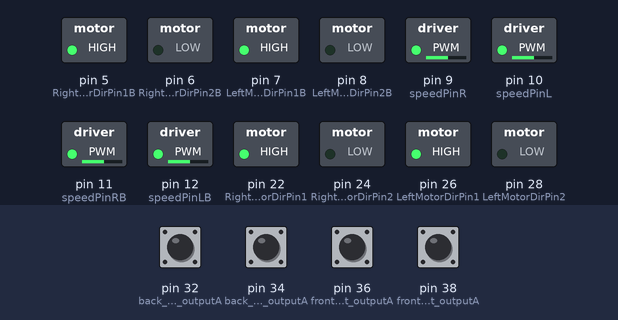
Recording of a sketch running on a simulated Arduino Mega 2560, built with avr-gcc and run on an emulated ATmega2560. Shown: switched loads named in the sketch (green lamp = pin HIGH). Inputs (shaded band) come from the test bench; at power-on: pin 32 (back_left_outputA), pin 34 (back_right_outputA), pin 36 (front_left_outputA), pin 38 (front_right_outputA) LOW.

Above: at 0.1 s.
At 4.1 s:
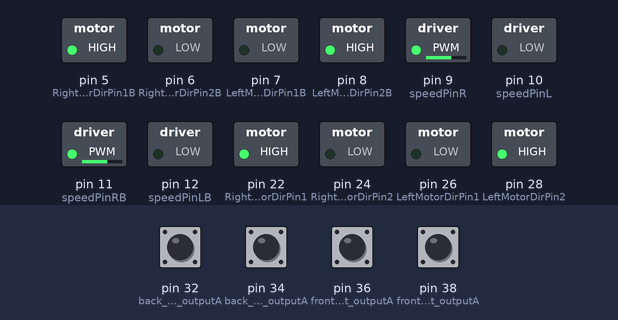
At 8.1 s:
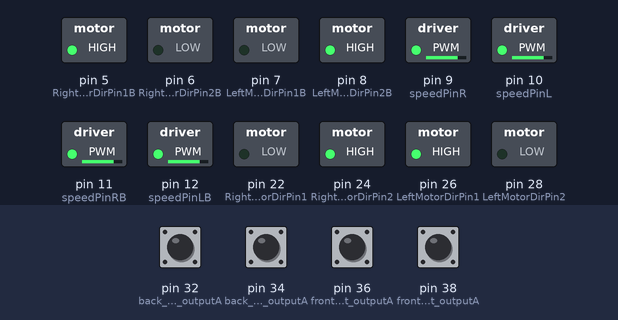
At 18.1 s:
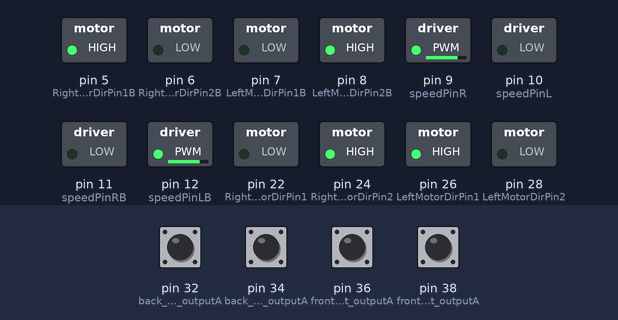
At 27.1 s:
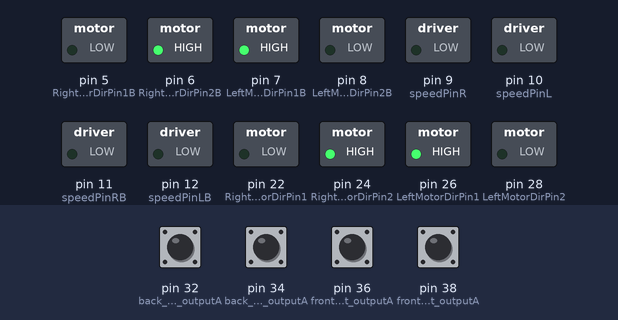
At 39.1 s:
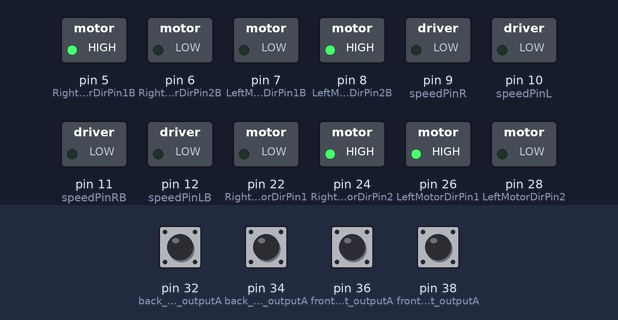
Timing chart, 0 to 40.0 s (numbered marks = the images above):
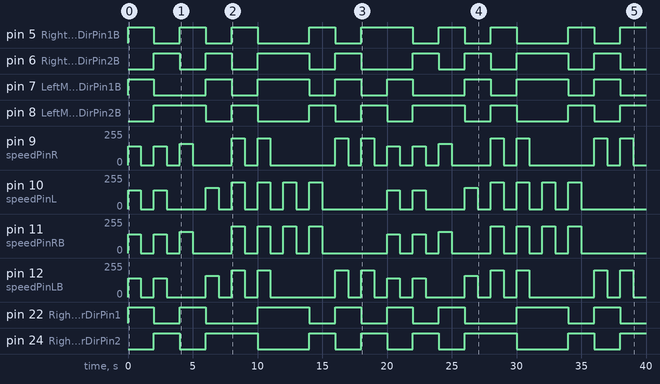

The sketch:

4WD_encoder_with_moter.ino
```cpp
/*
  *******************************************************************************
 * @file 4WD encoder value
 * @brief calculate rotation velocity
 * @author Ramune6110
 * @date 2020 10/10
 * SYSTEM            | Arduino MEGA 2560
  *******************************************************************************
*/
/***********************************************************************
 * Header files
 **********************************************************************/
#include <MsTimer2.h>

/***********************************************************************
 * Preprocessor
 **********************************************************************/
#define SPEED               140
#define TURN_SPEED          160
#define speedPinR           9   //  Front Wheel PWM pin connect Right MODEL-X ENA
#define RightMotorDirPin1   22    //Front Right Motor direction pin 1 to Right MODEL-X IN1  (K1)
#define RightMotorDirPin2   24   //Front Right Motor direction pin 2 to Right MODEL-X IN2   (K1)
#define LeftMotorDirPin1    26    //Front Left Motor direction pin 1 to Right MODEL-X IN3 (K3)
#define LeftMotorDirPin2    28   //Front Left Motor direction pin 2 to Right MODEL-X IN4 (K3)
#define speedPinL           10   //  Front Wheel PWM pin connect Right MODEL-X ENB

#define speedPinRB          11   //  Rear Wheel PWM pin connect Left MODEL-X ENA
#define RightMotorDirPin1B  5    //Rear Right Motor direction pin 1 to Left  MODEL-X IN1 ( K1)
#define RightMotorDirPin2B  6    //Rear Right Motor direction pin 2 to Left  MODEL-X IN2 ( K1)
#define LeftMotorDirPin1B   7    //Rear Left Motor direction pin 1 to Left  MODEL-X IN3  (K3)
#define LeftMotorDirPin2B   8  //Rear Left Motor direction pin 2 to Left  MODEL-X IN4 (K3)
#define speedPinLB          12    //  Rear Wheel PWM pin connect Left MODEL-X ENB

#define front_right_outputA 38
#define front_right_outputB 39
#define front_left_outputA  36
#define front_left_outputB  37
#define back_right_outputA  34
#define back_right_outputB  35
#define back_left_outputA   32
#define back_left_outputB   33

//#define SHOW_ENCODER
#define SHOW_ROTATION_VELOCITY

/***********************************************************************
 * Global variables
 **********************************************************************/
int counter[4] = {0};
int current_A[4] = {0};
int preoutput__A[4] = {0};

// ロータリーエンコーダの1回転あたりのパルス数
int rotary_encoder_resolution = 80;

float rotation_angle[4] = {0.0f};
float pre_rotation_angle[4] = {0.0f};
float rotation_angular_velocity[4] = {0.0f};

float dt = 0.0f;
float pre_time = 0.0f;
float current_time = 0.0f;

/***********************************************************************
 * Prototype declaration
 **********************************************************************/
void go_advance(int speed);
void go_back(int speed);

void right_shift(int speed_fl_fwd,int speed_rl_bck ,int speed_rr_fwd,int speed_fr_bck);
void left_shift(int speed_fl_bck,int speed_rl_fwd ,int speed_rr_bck,int speed_fr_fwd);

void left_turn(int speed);
void right_turn(int speed);

void left_back(int speed);
void right_back(int speed);

void clockwise(int speed);
void countclockwise(int speed);

void FR_fwd(int speed);
void FR_bck(int speed);
void FL_fwd(int speed);
void FL_bck(int speed);
void RR_fwd(int speed);
void RR_bck(int speed);
void RL_fwd(int speed);
void RL_bck(int speed);

void stop_Stop();

void init_GPIO();

void update_encoder();

/**
***********************************************************************
* Setup
***********************************************************************
*/
void setup() {

    Serial.begin (9600);

    // moter pin
    init_GPIO();
    // wheel front left
    pinMode (front_left_outputA,INPUT);
    pinMode (front_left_outputB,INPUT);
    // wheel front right
    pinMode (front_right_outputA,INPUT);
    pinMode (front_right_outputB,INPUT);
    // wheel back left
    pinMode (back_left_outputA,INPUT);
    pinMode (back_left_outputB,INPUT);
    // wheel back right
    pinMode (back_right_outputA,INPUT);
    pinMode (back_right_outputB,INPUT);

    // wheel back left
    preoutput__A[0] = digitalRead(back_left_outputA);
    // wheel back right
    preoutput__A[1] = digitalRead(back_right_outputA);
    // wheel right left
    preoutput__A[2] = digitalRead(front_left_outputA);
    // wheel right right
    preoutput__A[3] = digitalRead(front_right_outputA);

    // Interruption for rotary encoder reading
    //MsTimer2::set(100000000, update_encoder);
    //MsTimer2::start();
}

/**
***********************************************************************
* MAIN LOOP
***********************************************************************
*/
void loop() {
    /**
     ***********************************************************************
     * Encoder
     ***********************************************************************
    */

    /*current_time = millis();

    // current value
    // wheel back left
    current_A[0] = digitalRead(back_left_outputA);
    // wheel back right
    current_A[1] = digitalRead(back_right_outputA);
    // wheel right left
    current_A[2] = digitalRead(front_left_outputA);
    // wheel right right
    current_A[3] = digitalRead(front_right_outputA);

    // wheel back left
    if (current_A[0] != preoutput__A[0]){

        if (digitalRead(back_left_outputB) != current_A[0]) {
          counter[0] ++;
        } else {
          counter[0] --;
        }

        #ifdef SHOW_ENCODER
            Serial.print("Position back left: ");
            Serial.println(counter[0]);
        #endif
    }

    // wheel back right
    if (current_A[1] != preoutput__A[1]){

        if (digitalRead(back_right_outputB) != current_A[1]) {
          counter[1] ++;
        } else {
          counter[1] --;
        }

        #ifdef SHOW_ENCODER
            Serial.print("Position back right: ");
            Serial.println(counter[1]);
        #endif
    }

    // wheel front left
    if (current_A[2] != preoutput__A[2]){

        if (digitalRead(front_left_outputB) != current_A[2]) {
          counter[2] ++;
        } else {
          counter[2] --;
        }

        #ifdef SHOW_ENCODER
            Serial.print("Position front left: ");
            Serial.println(counter[2]);
        #endif
    }

    // wheel front right
    if (current_A[3] != preoutput__A[3]){

        if (digitalRead(front_right_outputB) != current_A[3]) {
          counter[3] ++;
        } else {
          counter[3] --;
        }

        #ifdef SHOW_ENCODER
            Serial.print("Position front right: ");
            Serial.println(counter[3]);
        #endif
    }*/

    /**
     ***********************************************************************
     * rotation velocity
     ***********************************************************************
    */

    /*dt = (current_time - pre_time) / 1000;
    //Serial.print("dt: ");
    //Serial.println(dt);

    //-------------------------------------------
    // rotation angle
    //-------------------------------------------
    rotation_angle[0] = counter[0] * (2 * 3.14f)/(4 * rotary_encoder_resolution);
    rotation_angle[1] = counter[1] * (2 * 3.14f)/(4 * rotary_encoder_resolution);
    rotation_angle[2] = counter[2] * (2 * 3.14f)/(4 * rotary_encoder_resolution);
    rotation_angle[3] = counter[3] * (2 * 3.14f)/(4 * rotary_encoder_resolution);

    //-------------------------------------------
    // rotation velocity
    //-------------------------------------------
    rotation_angular_velocity[0] = (rotation_angle[0] - pre_rotation_angle[0]) / dt;
    rotation_angular_velocity[1] = (rotation_angle[1] - pre_rotation_angle[1]) / dt;
    rotation_angular_velocity[2] = (rotation_angle[2] - pre_rotation_angle[2]) / dt;
    rotation_angular_velocity[3] = (rotation_angle[3] - pre_rotation_angle[3]) / dt;

    #ifdef SHOW_ROTATION_VELOCITY
        Serial.print("Velocity back left: ");
        Serial.println(rotation_angular_velocity[0]);
        Serial.print("Velocity back right: ");
        Serial.println(rotation_angular_velocity[1]);
        Serial.print("Velocity front left: ");
        Serial.println(rotation_angular_velocity[2]);
        Serial.print("Velocity front right: ");
        Serial.println(rotation_angular_velocity[3]);
    #endif

    // preserve
     // wheel back left
    preoutput__A[0] = current_A[0];
    pre_rotation_angle[0] = rotation_angle[0];
    // wheel back right
    preoutput__A[1] = current_A[1];
    pre_rotation_angle[1] = rotation_angle[1];
    // wheel right left
    preoutput__A[2] = current_A[2];
    pre_rotation_angle[2] = rotation_angle[2];
    // wheel right right
    preoutput__A[3] = current_A[3];
    pre_rotation_angle[3] = rotation_angle[3];

    pre_time = current_time;*/

    sequence_control();
}

/**
***********************************************************************
* rotation velocity
***********************************************************************
*/
void update_encoder()
{
    /**
     ***********************************************************************
     * Encoder
     ***********************************************************************
    */

    current_time = millis();

    // current value
    // wheel back left
    current_A[0] = digitalRead(back_left_outputA);
    // wheel back right
    current_A[1] = digitalRead(back_right_outputA);
    // wheel right left
    current_A[2] = digitalRead(front_left_outputA);
    // wheel right right
    current_A[3] = digitalRead(front_right_outputA);

    // wheel back left
    if (current_A[0] != preoutput__A[0]){

        if (digitalRead(back_left_outputB) != current_A[0]) {
          counter[0] ++;
        } else {
          counter[0] --;
        }

        #ifdef SHOW_ENCODER
            Serial.print("Position back left: ");
            Serial.println(counter[0]);
        #endif
    }

    // wheel back right
    if (current_A[1] != preoutput__A[1]){

        if (digitalRead(back_right_outputB) != current_A[1]) {
          counter[1] ++;
        } else {
          counter[1] --;
        }

        #ifdef SHOW_ENCODER
            Serial.print("Position back right: ");
            Serial.println(counter[1]);
        #endif
    }

    // wheel front left
    if (current_A[2] != preoutput__A[2]){

        if (digitalRead(front_left_outputB) != current_A[2]) {
          counter[2] ++;
        } else {
          counter[2] --;
        }

        #ifdef SHOW_ENCODER
            Serial.print("Position front left: ");
            Serial.println(counter[2]);
        #endif
    }

    // wheel front right
    if (current_A[3] != preoutput__A[3]){

        if (digitalRead(front_right_outputB) != current_A[3]) {
          counter[3] ++;
        } else {
          counter[3] --;
        }

        #ifdef SHOW_ENCODER
            Serial.print("Position front right: ");
            Serial.println(counter[3]);
        #endif
    }

    /**
     ***********************************************************************
     * rotation velocity
     ***********************************************************************
    */

    // sampling time 0.01s
    dt = (current_time - pre_time) / 1000;
    //Serial.print("dt: ");
    //Serial.println(dt);

    //-------------------------------------------
    // rotation angle
    //-------------------------------------------
    rotation_angle[0] = counter[0] * (2 * 3.14f)/(4 * rotary_encoder_resolution);
    rotation_angle[1] = counter[1] * (2 * 3.14f)/(4 * rotary_encoder_resolution);
    rotation_angle[2] = counter[2] * (2 * 3.14f)/(4 * rotary_encoder_resolution);
    rotation_angle[3] = counter[3] * (2 * 3.14f)/(4 * rotary_encoder_resolution);

    //-------------------------------------------
    // rotation velocity
    //-------------------------------------------
    rotation_angular_velocity[0] = (rotation_angle[0] - pre_rotation_angle[0]) / dt;
    rotation_angular_velocity[1] = (rotation_angle[1] - pre_rotation_angle[1]) / dt;
    rotation_angular_velocity[2] = (rotation_angle[2] - pre_rotation_angle[2]) / dt;
    rotation_angular_velocity[3] = (rotation_angle[3] - pre_rotation_angle[3]) / dt;

    #ifdef SHOW_ROTATION_VELOCITY
        Serial.print("Velocity back left: ");
        Serial.println(rotation_angular_velocity[0]);
        Serial.print("Velocity back right: ");
        Serial.println(rotation_angular_velocity[1]);
        Serial.print("Velocity front left: ");
        Serial.println(rotation_angular_velocity[2]);
        Serial.print("Velocity front right: ");
        Serial.println(rotation_angular_velocity[3]);
    #endif

    // preserve
     // wheel back left
    preoutput__A[0] = current_A[0];
    pre_rotation_angle[0] = rotation_angle[0];
    // wheel back right
    preoutput__A[1] = current_A[1];
    pre_rotation_angle[1] = rotation_angle[1];
    // wheel right left
    preoutput__A[2] = current_A[2];
    pre_rotation_angle[2] = rotation_angle[2];
    // wheel right right
    preoutput__A[3] = current_A[3];
    pre_rotation_angle[3] = rotation_angle[3];

    pre_time = current_time;
}

/**
***********************************************************************
* moter control
***********************************************************************
*/

//Pins initialize
void init_GPIO()
{
  pinMode(RightMotorDirPin1, OUTPUT);
  pinMode(RightMotorDirPin2, OUTPUT);
  pinMode(speedPinL, OUTPUT);

  pinMode(LeftMotorDirPin1, OUTPUT);
  pinMode(LeftMotorDirPin2, OUTPUT);
  pinMode(speedPinR, OUTPUT);
  pinMode(RightMotorDirPin1B, OUTPUT);
  pinMode(RightMotorDirPin2B, OUTPUT);
  pinMode(speedPinLB, OUTPUT);

  pinMode(LeftMotorDirPin1B, OUTPUT);
  pinMode(LeftMotorDirPin2B, OUTPUT);
  pinMode(speedPinRB, OUTPUT);

  stop_Stop();
}

void sequence_control()
{
    go_advance(SPEED);
    delay(1000);
    stop_Stop();
    delay(1000);

    go_back(SPEED);
    delay(1000);
    stop_Stop();
    delay(1000);

    left_turn(TURN_SPEED);
    delay(1000);
    stop_Stop();
    delay(1000);

    right_turn(TURN_SPEED);
    delay(1000);
    stop_Stop();
    delay(1000);

    right_shift(200,200,200,200); //right shift
    delay(1000);
    stop_Stop();
    delay(1000);

    left_shift(200,200,200,200); //left shift
    delay(1000);
    stop_Stop();
    delay(1000);

    left_shift(200,0,200,0); //left diagonal back
    delay(1000);
    stop_Stop();
    delay(1000);

    right_shift(200,0,200,0); //right diagonal ahead
    delay(1000);
    stop_Stop();
    delay(1000);

    left_shift(0,200,0,200); //left diagonal ahead
    delay(1000);
    stop_Stop();
    delay(1000);

    right_shift(0,200,0,200); //right diagonal back
    delay(1000);
    stop_Stop();
    delay(1000);
}

void go_advance(int speed){
   RL_fwd(speed);
   RR_fwd(speed);
   FR_fwd(speed);
   FL_fwd(speed);
}
void go_back(int speed){
   RL_bck(speed);
   RR_bck(speed);
   FR_bck(speed);
   FL_bck(speed);
}
void right_shift(int speed_fl_fwd,int speed_rl_bck ,int speed_rr_fwd,int speed_fr_bck) {
  FL_fwd(speed_fl_fwd);
  RL_bck(speed_rl_bck);
  RR_fwd(speed_rr_fwd);
  FR_bck(speed_fr_bck);
}
void left_shift(int speed_fl_bck,int speed_rl_fwd ,int speed_rr_bck,int speed_fr_fwd){
   FL_bck(speed_fl_bck);
   RL_fwd(speed_rl_fwd);
   RR_bck(speed_rr_bck);
   FR_fwd(speed_fr_fwd);
}

void left_turn(int speed){
   RL_bck(0);
   RR_fwd(speed);
   FR_fwd(speed);
   FL_bck(0);
}
void right_turn(int speed){
   RL_fwd(speed);
   RR_bck(0);
   FR_bck(0);
   FL_fwd(speed);
}
void left_back(int speed){
   RL_fwd(0);
   RR_bck(speed);
   FR_bck(speed);
   FL_fwd(0);
}
void right_back(int speed){
   RL_bck(speed);
   RR_fwd(0);
   FR_fwd(0);
   FL_bck(speed);
}
void clockwise(int speed){
   RL_fwd(speed);
   RR_bck(speed);
   FR_bck(speed);
   FL_fwd(speed);
}
void countclockwise(int speed){
   RL_bck(speed);
   RR_fwd(speed);
   FR_fwd(speed);
   FL_bck(speed);
}

void FR_fwd(int speed)  //front-right wheel forward turn
{
  digitalWrite(RightMotorDirPin1,HIGH);
  digitalWrite(RightMotorDirPin2,LOW);
  analogWrite(speedPinR,speed);
}
void FR_bck(int speed) // front-right wheel backward turn
{
  digitalWrite(RightMotorDirPin1,LOW);
  digitalWrite(RightMotorDirPin2,HIGH);
  analogWrite(speedPinR,speed);
}
void FL_fwd(int speed) // front-left wheel forward turn
{
  digitalWrite(LeftMotorDirPin1,HIGH);
  digitalWrite(LeftMotorDirPin2,LOW);
  analogWrite(speedPinL,speed);
}
void FL_bck(int speed) // front-left wheel backward turn
{
  digitalWrite(LeftMotorDirPin1,LOW);
  digitalWrite(LeftMotorDirPin2,HIGH);
  analogWrite(speedPinL,speed);
}

void RR_fwd(int speed)  //rear-right wheel forward turn
{
  digitalWrite(RightMotorDirPin1B, HIGH);
  digitalWrite(RightMotorDirPin2B,LOW);
  analogWrite(speedPinRB,speed);
}
void RR_bck(int speed)  //rear-right wheel backward turn
{
  digitalWrite(RightMotorDirPin1B, LOW);
  digitalWrite(RightMotorDirPin2B,HIGH);
  analogWrite(speedPinRB,speed);
}
void RL_fwd(int speed)  //rear-left wheel forward turn
{
  digitalWrite(LeftMotorDirPin1B,HIGH);
  digitalWrite(LeftMotorDirPin2B,LOW);
  analogWrite(speedPinLB,speed);
}
void RL_bck(int speed)    //rear-left wheel backward turn
{
  digitalWrite(LeftMotorDirPin1B,LOW);
  digitalWrite(LeftMotorDirPin2B,HIGH);
  analogWrite(speedPinLB,speed);
}

void stop_Stop()    //Stop
{
  analogWrite(speedPinLB,0);
  analogWrite(speedPinRB,0);
  analogWrite(speedPinL,0);
  analogWrite(speedPinR,0);
}
```

Measured:
- by itself, pin 5 (RightMotorDirPin1B): LOW → HIGH at 0.00 s, → LOW 2.0 s later, → HIGH 2.0 s later, → LOW 2.0 s later, … (17 changes in this stretch)
- by itself, pin 6 (RightMotorDirPin2B): LOW → HIGH at 2.0 s, → LOW 2.0 s later, → HIGH 2.0 s later, → LOW 2.0 s later, … (16 changes in this stretch)
- by itself, pin 7 (LeftMotorDirPin1B): LOW → HIGH at 0.00 s, → LOW 2.0 s later, → HIGH 4.0 s later, → LOW 2.0 s later, … (16 changes in this stretch)
- by itself, pin 8 (LeftMotorDirPin2B): LOW → HIGH at 2.0 s, → LOW 4.0 s later, → HIGH 2.0 s later, → LOW 2.0 s later, … (15 changes in this stretch)
- by itself, pin 22 (RightMotorDirPin1): LOW → HIGH at 0.00 s, → LOW 2.0 s later, → HIGH 2.0 s later, → LOW 2.0 s later, … (16 changes in this stretch)
- by itself, pin 24 (RightMotorDirPin2): LOW → HIGH at 2.0 s, → LOW 2.0 s later, → HIGH 2.0 s later, → LOW 4.0 s later, … (15 changes in this stretch)
- by itself, pin 26 (LeftMotorDirPin1): LOW → HIGH at 0.00 s, → LOW 2.0 s later, → HIGH 4.0 s later, → LOW 4.0 s later, … (13 changes in this stretch)
- by itself, pin 28 (LeftMotorDirPin2): LOW → HIGH at 2.0 s, → LOW 4.0 s later, → HIGH 4.0 s later, → LOW 4.0 s later, … (12 changes in this stretch)
